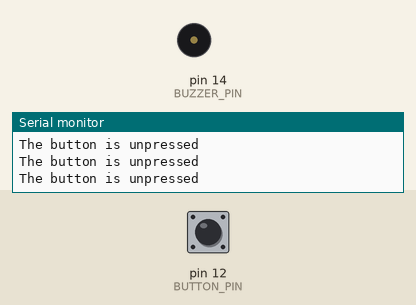
Bench run of a sketch on a simulated Arduino Uno, built with avr-gcc and run on an emulated ATmega328P. Shown: buzzer (waves = sounding, pin HIGH), the last lines printed to the serial monitor. Inputs (shaded band) come from the test bench; at power-on: pin 12 (BUTTON_PIN) HIGH.

Above: at 1.2 s.
1.3 s: pin 12 (BUTTON_PIN) pulled LOW for 0.15 s
At 1.41 s:
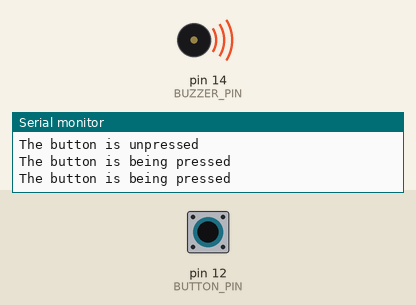
2.9 s: pin 12 (BUTTON_PIN) pulled LOW for 0.15 s
At 3.7 s:
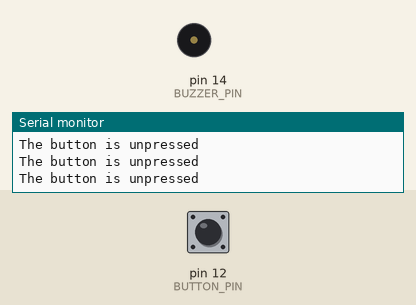
6.0 s: pin 12 (BUTTON_PIN) pulled LOW for 1 s
At 6.8 s:
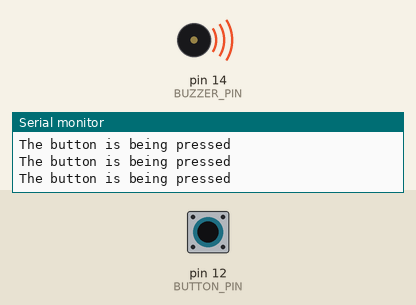
10.0 s: pin 12 (BUTTON_PIN) pulsed LOW 2 times (0.12 s each, 0.3 s apart)
At 10.1 s:
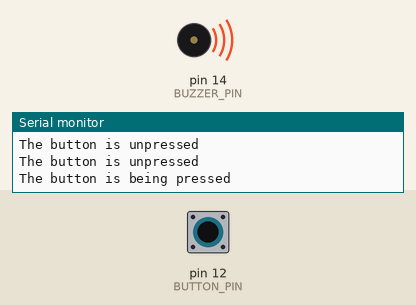
13.6 s: pin 12 (BUTTON_PIN) driven LOW
At 14.6 s:
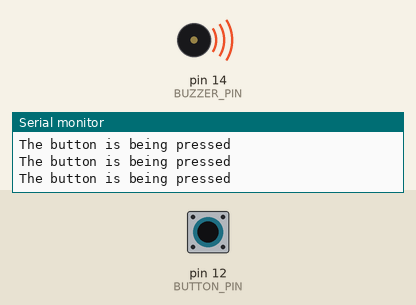
16.6 s: pin 12 (BUTTON_PIN) driven HIGH
At 17.3 s:
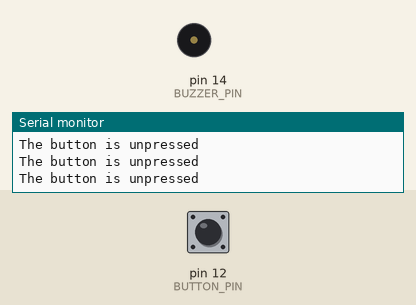
Timing chart, 0 to 19.6 s (numbered marks = the images above; inputs shaded):
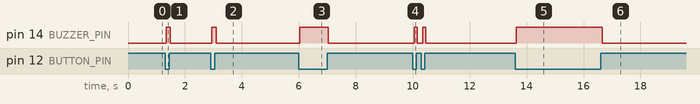

The sketch:

alarmdummy.ino
```cpp
const int BUTTON_PIN = 12; // Arduino pin connected to button's pin
const int BUZZER_PIN = 14; // Arduino pin connected to Buzzer's pin

void setup() {
  Serial.begin(9600);                // initialize serial
  pinMode(BUTTON_PIN, INPUT_PULLUP); // set arduino pin to input pull-up mode
  pinMode(BUZZER_PIN, OUTPUT);       // set arduino pin to output mode
}

void loop() {
  int buttonState = digitalRead(BUTTON_PIN); // read new state

  if (buttonState == LOW) {
    Serial.println("The button is being pressed");
    digitalWrite(BUZZER_PIN, HIGH); // turn on
  }
  else
  if (buttonState == HIGH) {
    Serial.println("The button is unpressed");
    digitalWrite(BUZZER_PIN, LOW);  // turn off
  }
}
```

Measured:
- after the input at 1.3 s, pin 14 (BUZZER_PIN): LOW → HIGH at once, → LOW 0.15 s later
- after the input at 2.9 s, pin 14 (BUZZER_PIN): LOW → HIGH after 0.05 s, → LOW 0.15 s later
- after the input at 6.0 s, pin 14 (BUZZER_PIN): LOW → HIGH at once, → LOW 0.99 s later
- after the input at 10.0 s, pin 14 (BUZZER_PIN): alternates HIGH for 0.12 s and LOW for 0.19 s, 4 changes in all, then stays LOW, starting after 0.05 s
- after the input at 13.6 s, pin 14 (BUZZER_PIN): LOW → HIGH at once
- after the input at 16.6 s, pin 14 (BUZZER_PIN): HIGH → LOW after 0.05 s
